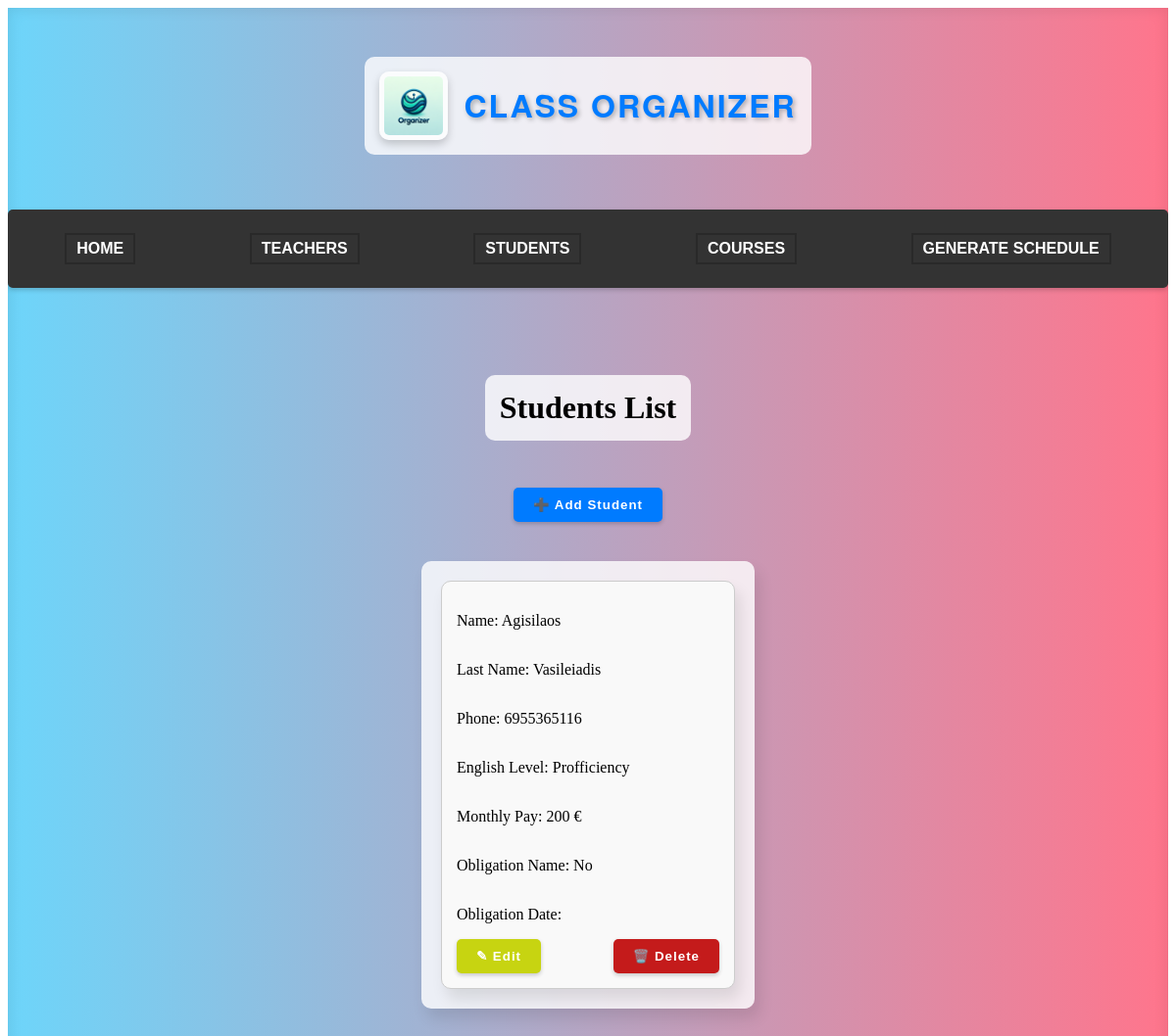
The app's page /classapp/student/, older data.
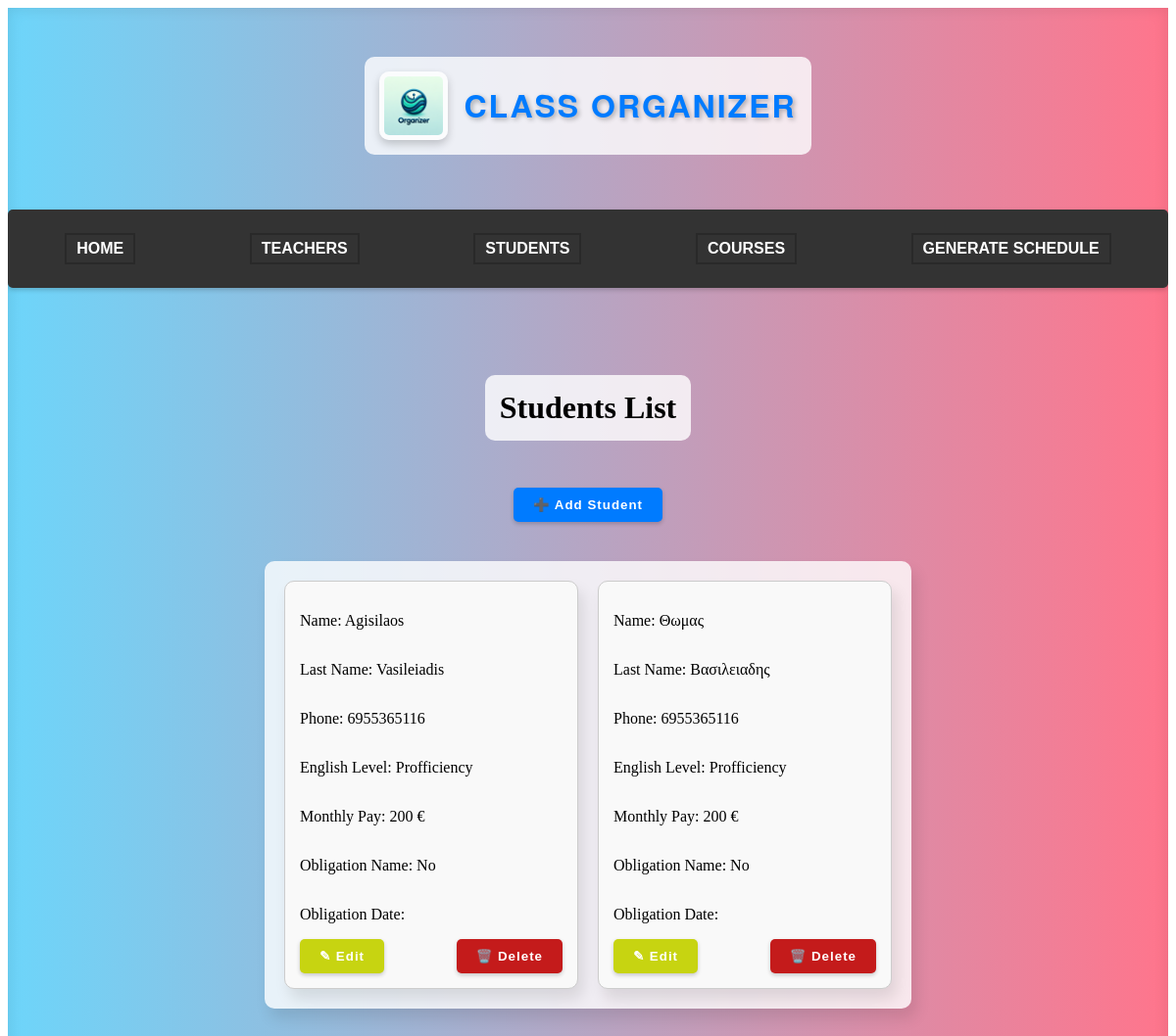
The same page, newer data.
### classapp/models.py (models this page shows)
class Student(models.Model):
    student_id = models.AutoField(primary_key=True) #primary key
    name = models.CharField(max_length=50)
    last_name = models.CharField(max_length=50)
    phone = models.CharField(max_length=50)
    english_level = models.CharField(max_length=50, default=' ')
    obligation_name = models.CharField(max_length=50, default=' ')
    obligation_datetime = models.DateTimeField(null=True, blank=True)
    monthly_pay = models.CharField(max_length=50, default=' ')

### classapp/views.py (the view, shortened to what this page needs)
# urls.py: path('student/', views.student, name='student'),
def student(request):
    data = Student.objects.all()
    context = {'data': data}
    return render(request, 'student.html', context)

### classapp/templates/student.html (shortened to what this page needs)
<!DOCTYPE html>
<html lang="en">
<head>
    {% load static %}
    <link rel="stylesheet" href="{% static 'style.css' %}">
</head>
<body>
    <div class="main-container">
        <header>
            <img src="{% static 'classorganizerlogo.png' %}" alt="Logo" class="logo">
            <h1 class="siteTitle">Class Organizer</h1>
        </header>
        <nav class="navbar">
            <ul class="navbar-nav">
                <li class="nav-item"><a href="{% url 'home' %}">Home</a></li>
                <li class="nav-item"><a href="{% url 'teacher' %}">Teachers</a></li>
                <li class="nav-item"><a href="{% url 'student' %}">Students</a></li>
                <li class="nav-item"><a href="{% url 'course' %}">Courses</a></li>
                <li class="nav-item"><a href="{% url 'schedule' %}">Generate Schedule</a></li>
            </ul>
        </nav>
        <h1>Students List</h1>
        <button class="add_students_btn" type="submit" onclick="window.location.href='addstudent/'">➕ Add Student</button>
        <div class="students-container">
            {% for student in data %}
            <div class="student-box">
                <p>Name: {{ student.name }}</p>
                <p>Last Name: {{ student.last_name }}</p>
                <p>Phone: {{ student.phone }}</p>
                <p>English Level: {{ student.english_level }}</p>
                <p>Monthly Pay: {{ student.monthly_pay }} &euro;</p>
                <p>Obligation Name: {{ student.obligation_name }}</p>
                <p>Obligation Date: {{ student.obligation_datetime|date:"d M Y H:i" }}</p>
                <div class="button-container">
                    <button class="edit_student_btn" type="button" onclick="window.location.href='{% url "editstudent" student.student_id %}'">✎ Edit</button>
                    <button class="delete_student_btn" type="button" onclick="window.location.href='{% url "deletestudent" student.student_id %}'">🗑️ Delete</button>
                </div>
            </div>
            {% endfor %}
        </div>
    </div>
</body>
</html>

Row changes from the older to the newer data that the page shows:
added Student: name "Θωμας", last_name "Βασιλειαδης", phone "6955365116", english_level "Profficiency", monthly_pay "200", obligation_name "No"
